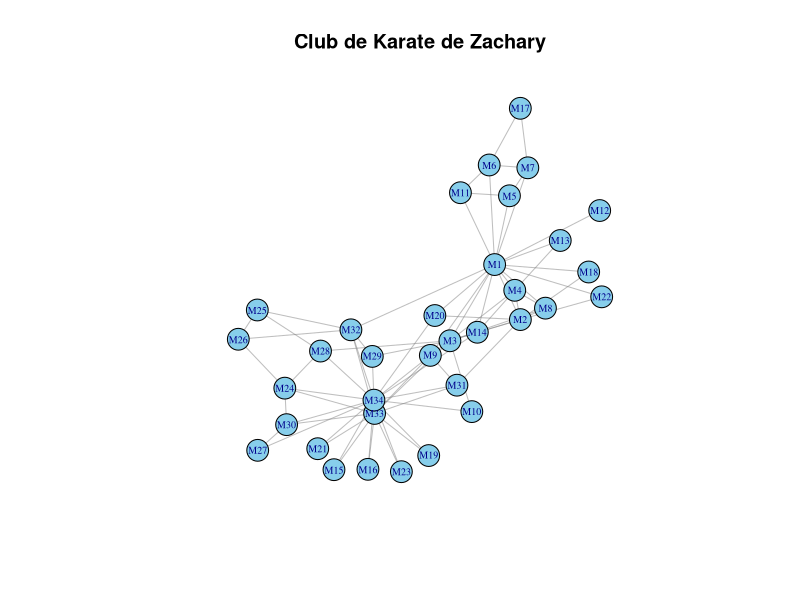
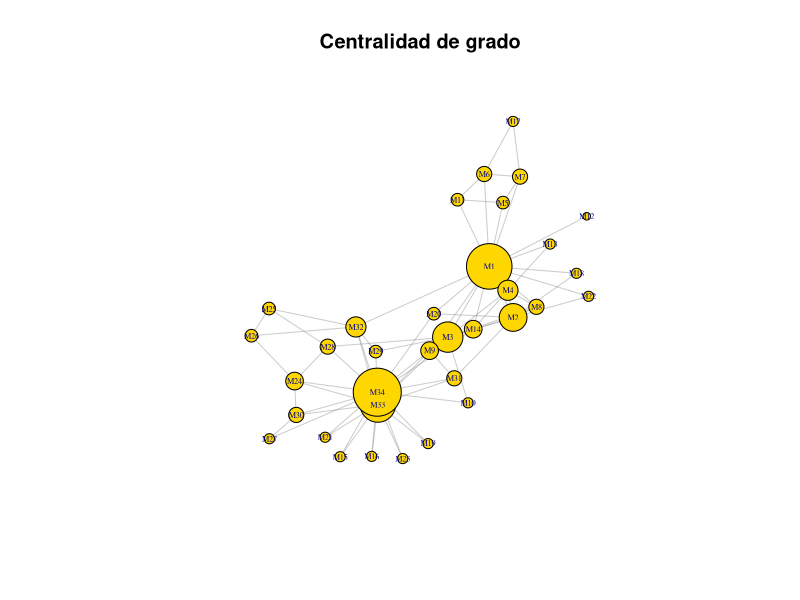
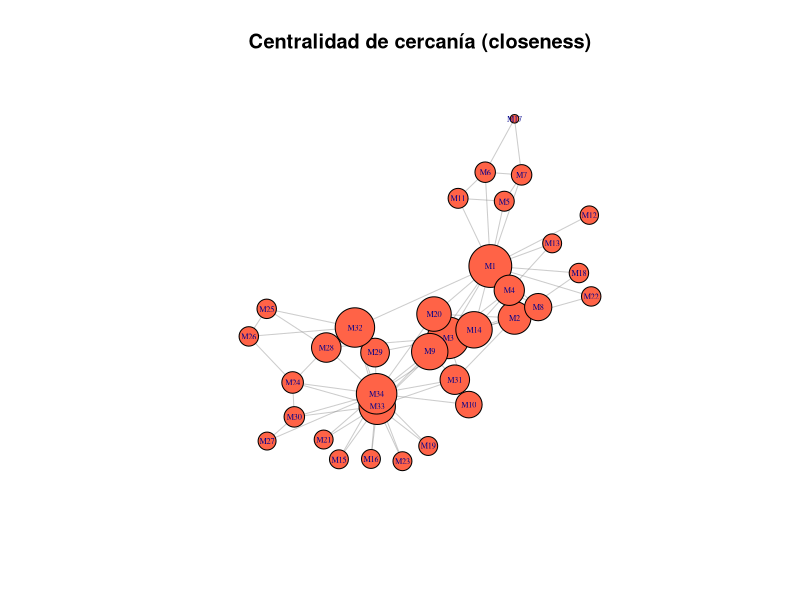
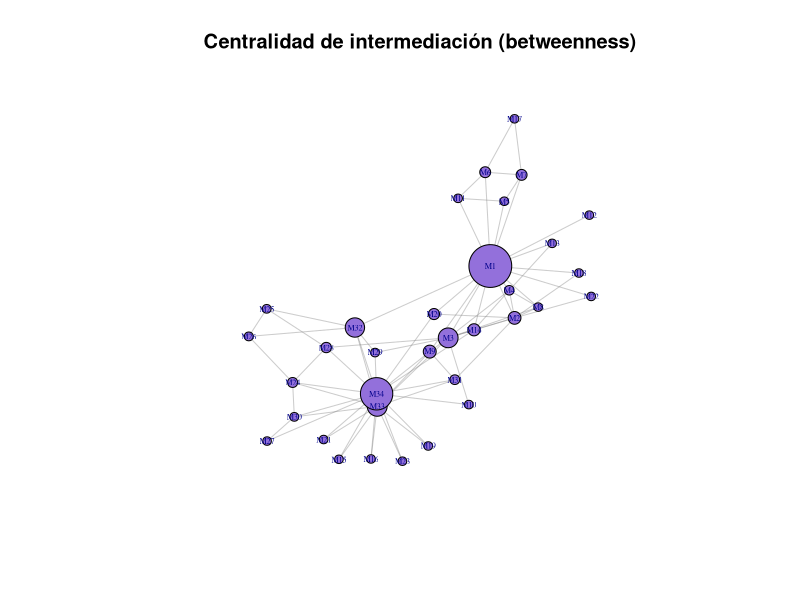
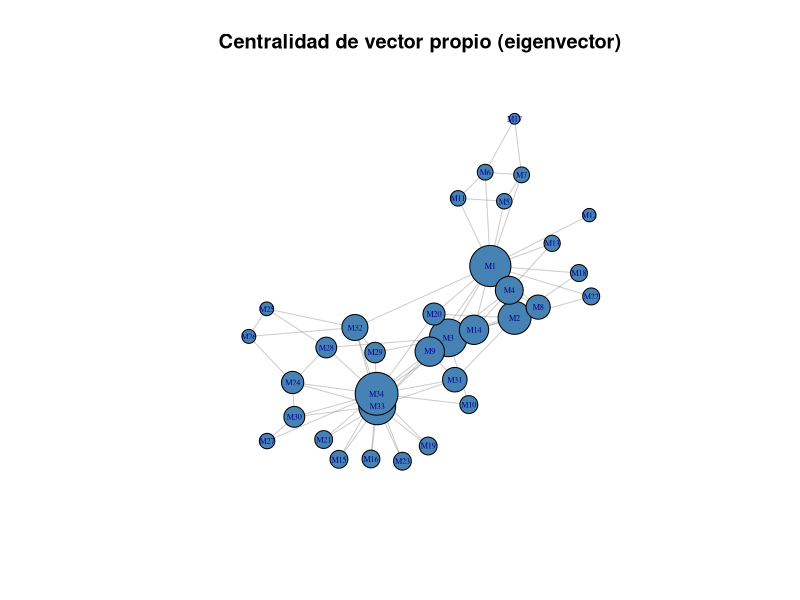
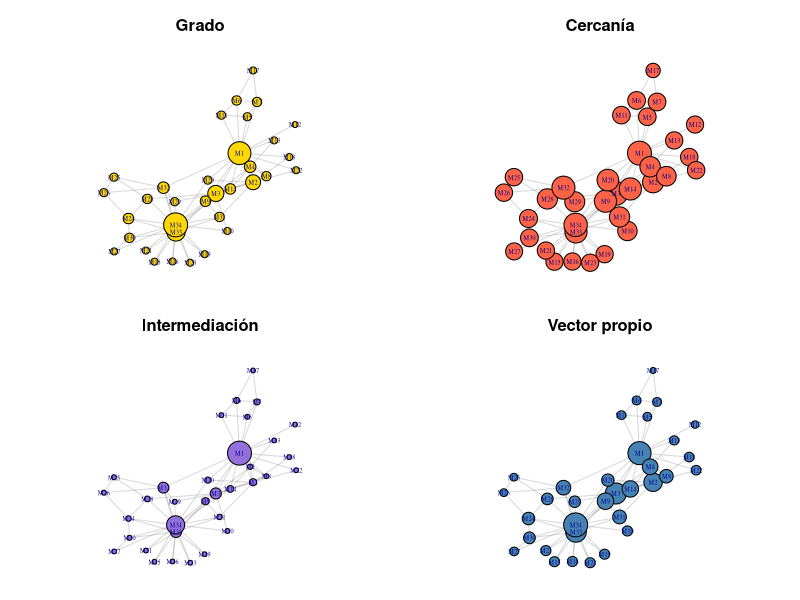
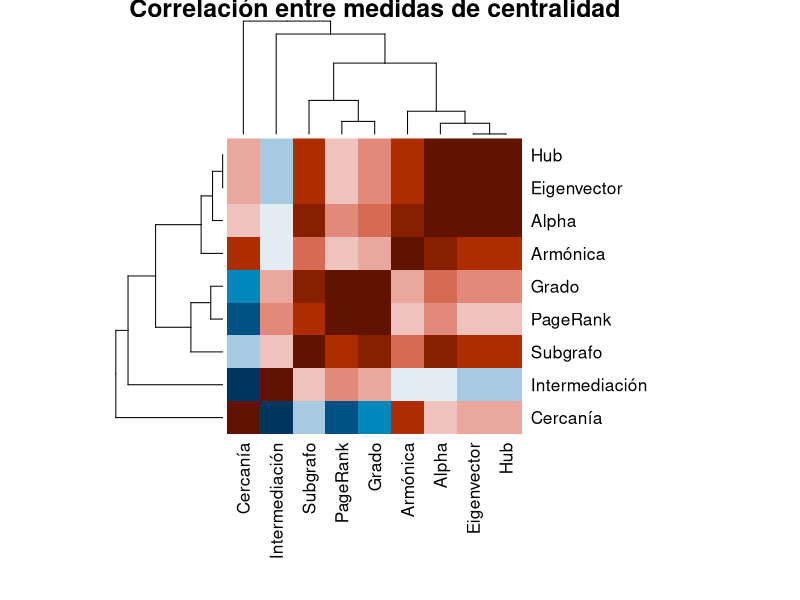
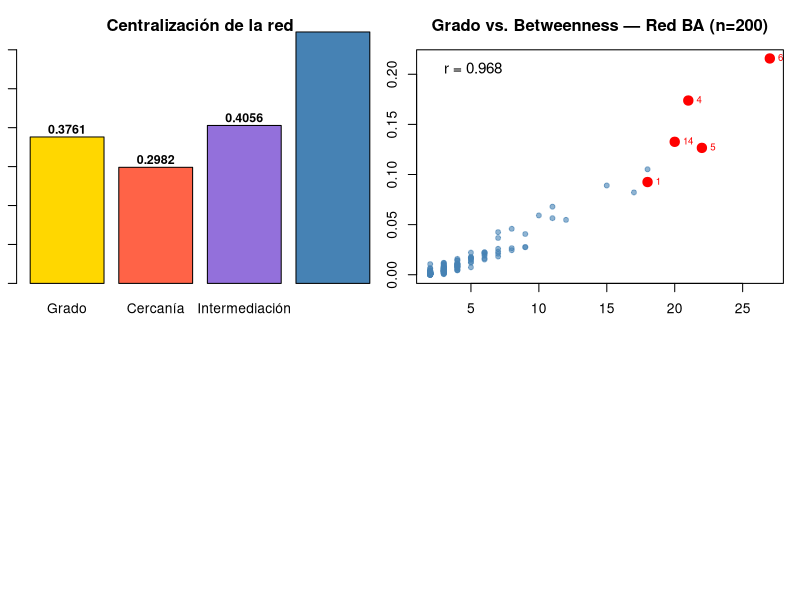

Write R code to recreate these figures, in order.
## ---- chunk 1
#| label: setup-cap6

library(igraph)
## ---- chunk 2
#| label: fig-karate-club
#| fig-cap: "Red del Club de Karate de Zachary (34 nodos, 78 aristas)"
#| fig-alt: "Red de 34 nodos representando miembros de un club de karate con aristas de amistad"

g <- make_graph("Zachary")
V(g)$name <- paste0("M", 1:vcount(g))

# Layout fijo para todas las visualizaciones
set.seed(42)
lay <- layout_with_fr(g)

plot(g, layout = lay,
     vertex.color = "skyblue",
     vertex.size = 12,
     vertex.label.cex = 0.6,
     edge.color = adjustcolor("gray50", 0.5),
     main = "Club de Karate de Zachary")
## ---- chunk 3
#| label: propiedades-karate

cat("Nodos:", vcount(g), "\n")
cat("Aristas:", ecount(g), "\n")
cat("Densidad:", round(edge_density(g), 4), "\n")
cat("¿Conexa?:", is_connected(g), "\n")
## ---- chunk 4
#| label: centralidad-grado

deg <- degree(g)
deg_norm <- degree(g, normalized = TRUE)

# Top 5
top_deg <- sort(deg, decreasing = TRUE)[1:5]
knitr::kable(
  data.frame(Nodo = names(top_deg), Grado = top_deg, 
             Normalizado = round(deg_norm[names(top_deg)], 3)),
  caption = "Top 5 nodos por centralidad de grado",
  row.names = FALSE
)
## ---- chunk 5
#| label: fig-grado-visual
#| fig-cap: "Red con nodos escalados por centralidad de grado"
#| fig-alt: "Red de Zachary donde los nodos más grandes tienen más conexiones"

plot(g, layout = lay,
     vertex.size = deg * 1.5 + 3,
     vertex.color = "gold",
     vertex.label.cex = 0.5,
     edge.color = adjustcolor("gray50", 0.4),
     main = "Centralidad de grado")
## ---- chunk 6
#| label: centralidad-closeness

clo <- closeness(g, normalized = TRUE)

top_clo <- sort(clo, decreasing = TRUE)[1:5]
knitr::kable(
  data.frame(Nodo = names(top_clo), Closeness = round(top_clo, 4)),
  caption = "Top 5 nodos por centralidad de cercanía",
  row.names = FALSE
)
## ---- chunk 7
#| label: fig-closeness-visual
#| fig-cap: "Red con nodos escalados por centralidad de cercanía"
#| fig-alt: "Red de Zachary donde los nodos más grandes están más cerca del resto de la red"

# Escalar para visualización
clo_scaled <- (clo - min(clo)) / (max(clo) - min(clo)) * 20 + 5

plot(g, layout = lay,
     vertex.size = clo_scaled,
     vertex.color = "tomato",
     vertex.label.cex = 0.5,
     edge.color = adjustcolor("gray50", 0.4),
     main = "Centralidad de cercanía (closeness)")
## ---- chunk 8
#| label: centralidad-betweenness

btw <- betweenness(g, normalized = TRUE)

top_btw <- sort(btw, decreasing = TRUE)[1:5]
knitr::kable(
  data.frame(Nodo = names(top_btw), Betweenness = round(top_btw, 4)),
  caption = "Top 5 nodos por centralidad de intermediación",
  row.names = FALSE
)
## ---- chunk 9
#| label: fig-betweenness-visual
#| fig-cap: "Red con nodos escalados por centralidad de intermediación"
#| fig-alt: "Red de Zachary donde los nodos puente entre comunidades son los más grandes"

btw_raw <- betweenness(g)
btw_scaled <- (btw_raw - min(btw_raw)) / (max(btw_raw) - min(btw_raw)) * 20 + 5

plot(g, layout = lay,
     vertex.size = btw_scaled,
     vertex.color = "mediumpurple",
     vertex.label.cex = 0.5,
     edge.color = adjustcolor("gray50", 0.4),
     main = "Centralidad de intermediación (betweenness)")
## ---- chunk 10
#| label: edge-betweenness

ebtw <- edge_betweenness(g)

# Top 5 aristas más "puente"
top_edges <- order(ebtw, decreasing = TRUE)[1:5]

knitr::kable(
  data.frame(
    Arista = paste(ends(g, top_edges)[,1], "—", ends(g, top_edges)[,2]),
    Betweenness = round(ebtw[top_edges], 2)
  ),
  caption = "Top 5 aristas por intermediación",
  row.names = FALSE
)
## ---- chunk 11
#| label: centralidad-eigenvector

eig <- eigen_centrality(g)$vector

top_eig <- sort(eig, decreasing = TRUE)[1:5]
knitr::kable(
  data.frame(Nodo = names(top_eig), Eigenvector = round(top_eig, 4)),
  caption = "Top 5 nodos por centralidad de vector propio",
  row.names = FALSE
)
## ---- chunk 12
#| label: fig-eigenvector-visual
#| fig-cap: "Red con nodos escalados por centralidad de vector propio"
#| fig-alt: "Red de Zachary donde los nodos conectados a otros nodos importantes son los más grandes"

eig_scaled <- eig * 20 + 5

plot(g, layout = lay,
     vertex.size = eig_scaled,
     vertex.color = "steelblue",
     vertex.label.cex = 0.5,
     edge.color = adjustcolor("gray50", 0.4),
     main = "Centralidad de vector propio (eigenvector)")
## ---- chunk 13
#| label: fig-4-centralidades
#| fig-cap: "Comparación visual de las cuatro medidas clásicas de centralidad"
#| fig-alt: "Panel de 4 redes, cada una con nodos escalados por una medida de centralidad diferente"
#| fig-width: 14
#| fig-height: 12

colores <- c("gold", "tomato", "mediumpurple", "steelblue")
titulos <- c("Grado", "Cercanía", "Intermediación", "Vector propio")

# Normalizar todas las medidas a [0, 1] para escalar visualmente
medidas <- list(
  degree(g, normalized = TRUE),
  closeness(g, normalized = TRUE),
  betweenness(g, normalized = TRUE),
  eigen_centrality(g)$vector
)

par(mfrow = c(2, 2), mar = c(1, 1, 3, 1))

for (i in 1:4) {
  m <- medidas[[i]]
  m_scaled <- m / max(m) * 20 + 5
  
  plot(g, layout = lay,
       vertex.size = m_scaled,
       vertex.color = colores[i],
       vertex.label.cex = 0.45,
       edge.color = adjustcolor("gray50", 0.3),
       main = titulos[i])
}
## ---- chunk 14
#| label: pagerank

pr <- page_rank(g, damping = 0.85)$vector

top_pr <- sort(pr, decreasing = TRUE)[1:5]
knitr::kable(
  data.frame(Nodo = names(top_pr), PageRank = round(top_pr, 4)),
  caption = "Top 5 nodos por PageRank",
  row.names = FALSE
)
## ---- chunk 15
#| label: hits-scores

hub <- hub_score(g)$vector
auth <- authority_score(g)$vector

hits_df <- data.frame(
  Nodo = V(g)$name,
  Hub = round(hub, 4),
  Authority = round(auth, 4)
)

# Top 5 por cada score
knitr::kable(
  head(hits_df[order(hits_df$Hub, decreasing = TRUE), ], 5),
  caption = "Top 5 nodos por Hub score",
  row.names = FALSE
)
## ---- chunk 16
#| label: hits-authority-table

knitr::kable(
  head(hits_df[order(hits_df$Authority, decreasing = TRUE), ], 5),
  caption = "Top 5 nodos por Authority score",
  row.names = FALSE
)
## ---- chunk 17
#| label: harmonic-centrality

harm <- harmonic_centrality(g, normalized = TRUE)

top_harm <- sort(harm, decreasing = TRUE)[1:5]
knitr::kable(
  data.frame(Nodo = names(top_harm), Harmonic = round(top_harm, 4)),
  caption = "Top 5 nodos por centralidad armónica",
  row.names = FALSE
)
## ---- chunk 18
#| label: subgraph-centrality

sc <- subgraph_centrality(g)

# Asignar nombres
names(sc) <- V(g)$name

top_sc <- sort(sc, decreasing = TRUE)[1:5]
knitr::kable(
  data.frame(Nodo = names(top_sc), Subgraph = round(top_sc, 2)),
  caption = "Top 5 nodos por centralidad de subgrafo",
  row.names = FALSE
)
## ---- chunk 19
#| label: alpha-centrality

# alpha debe ser menor que 1/valor_propio_max para convergencia
lambda_max <- max(Re(eigen(as_adjacency_matrix(g, sparse = FALSE))$values))
alpha_seguro <- 1 / (lambda_max + 1)

ac <- alpha_centrality(g, alpha = alpha_seguro, exo = 1)
names(ac) <- V(g)$name

top_ac <- sort(ac, decreasing = TRUE)[1:5]
knitr::kable(
  data.frame(Nodo = names(top_ac), Alpha = round(top_ac, 4)),
  caption = "Top 5 nodos por alpha centrality",
  row.names = FALSE
)
## ---- chunk 20
#| label: bonacich-power

# El exponente beta debe ser menor que 1/valor_propio_max en valor absoluto
# para que la matriz (I - beta*A) sea invertible
lambda_max_bp <- max(Re(eigen(as_adjacency_matrix(g, sparse = FALSE))$values))
beta_max <- 1 / lambda_max_bp

cat("Valor propio máximo:", round(lambda_max_bp, 3), "\n")
cat("Rango seguro de β: (", round(-beta_max, 4), ",", round(beta_max, 4), ")\n\n")

# Exponente positivo (dentro del rango seguro)
beta_pos <- beta_max * 0.5
pc_pos <- power_centrality(g, exponent = beta_pos)
names(pc_pos) <- V(g)$name

# Exponente negativo (dentro del rango seguro)
beta_neg <- -beta_max * 0.5
pc_neg <- power_centrality(g, exponent = beta_neg)
names(pc_neg) <- V(g)$name

knitr::kable(
  data.frame(
    Nodo = V(g)$name[order(pc_pos, decreasing = TRUE)[1:5]],
    "Bonacich_pos" = round(sort(pc_pos, decreasing = TRUE)[1:5], 4),
    Nodo_neg = V(g)$name[order(pc_neg, decreasing = TRUE)[1:5]],
    "Bonacich_neg" = round(sort(pc_neg, decreasing = TRUE)[1:5], 4)
  ),
  caption = paste0("Top 5 nodos: Bonacich con β = ", round(beta_pos, 3), 
                   " vs. β = ", round(beta_neg, 3)),
  row.names = FALSE,
  col.names = c("Nodo (β > 0)", "Power (β > 0)", "Nodo (β < 0)", "Power (β < 0)")
)
## ---- chunk 21
#| label: strength-centrality

# Crear una copia con pesos aleatorios para demostración
set.seed(42)
g_w <- g
E(g_w)$weight <- sample(1:10, ecount(g_w), replace = TRUE)

str_val <- strength(g_w)

top_str <- sort(str_val, decreasing = TRUE)[1:5]
knitr::kable(
  data.frame(
    Nodo = names(top_str), 
    Grado = degree(g_w)[names(top_str)],
    Fuerza = top_str
  ),
  caption = "Top 5 nodos por fuerza (strength) — red con pesos aleatorios",
  row.names = FALSE
)
## ---- chunk 22
#| label: tabla-completa-centralidades

# Recalcular alpha con parámetro seguro
lambda_max <- max(Re(eigen(as_adjacency_matrix(g, sparse = FALSE))$values))
alpha_seguro <- 1 / (lambda_max + 1)

centralidades <- data.frame(
  Nodo = V(g)$name,
  Grado = degree(g, normalized = TRUE),
  Cercanía = closeness(g, normalized = TRUE),
  Intermediación = betweenness(g, normalized = TRUE),
  Eigenvector = eigen_centrality(g)$vector,
  PageRank = page_rank(g)$vector,
  Armónica = harmonic_centrality(g, normalized = TRUE),
  Subgrafo = subgraph_centrality(g),
  Hub = hub_score(g)$vector,
  Alpha = alpha_centrality(g, alpha = alpha_seguro, exo = 1)
)

# Mostrar top 10 por grado
top10 <- order(centralidades$Grado, decreasing = TRUE)[1:10]

tabla_top10 <- centralidades[top10, ]
tabla_top10[, -1] <- round(tabla_top10[, -1], 4)

knitr::kable(
  tabla_top10,
  caption = "Medidas de centralidad para los 10 nodos con mayor grado",
  row.names = FALSE
)
## ---- chunk 23
#| label: fig-correlacion-centralidades
#| fig-cap: "Matriz de correlación entre medidas de centralidad"
#| fig-alt: "Heatmap de correlación donde los valores más altos son azules y los más bajos son rojos"
#| fig-width: 9
#| fig-height: 8

# Matriz de correlación (solo columnas numéricas)
cor_mat <- cor(centralidades[, -1], use = "complete.obs")

# Visualizar como heatmap
heatmap(cor_mat,
        col = hcl.colors(20, palette = "RdBu", rev = TRUE),
        scale = "none",
        margins = c(10, 10),
        main = "Correlación entre medidas de centralidad")
## ---- chunk 24
#| label: tabla-correlacion

knitr::kable(
  round(cor_mat, 3),
  caption = "Matriz de correlación entre medidas de centralidad"
)
## ---- chunk 25
#| label: centralizacion

centraliz <- data.frame(
  Medida = c("Grado", "Cercanía", "Intermediación", "Eigenvector"),
  Centralización = round(c(
    centr_degree(g)$centralization,
    centr_clo(g, mode = "all")$centralization,
    centr_betw(g)$centralization,
    centr_eigen(g, directed = FALSE)$centralization
  ), 4)
)

knitr::kable(centraliz,
             caption = "Centralización de la red de Zachary por cada medida")
## ---- chunk 26
#| label: fig-centralizacion-barplot
#| fig-cap: "Centralización de la red de Zachary por tipo de medida"
#| fig-alt: "Gráfico de barras mostrando que la intermediación tiene la mayor centralización"

barplot(centraliz$Centralización,
        names.arg = centraliz$Medida,
        col = c("gold", "tomato", "mediumpurple", "steelblue"),
        main = "Centralización de la red",
        ylab = "Índice de centralización",
        ylim = c(0, 0.6),
        las = 1)
text(x = c(0.7, 1.9, 3.1, 4.3),
     y = centraliz$Centralización + 0.02,
     labels = centraliz$Centralización,
     cex = 0.9, font = 2)
## ---- chunk 27
#| label: centralizacion-referencia

redes_ref <- list(
  "Zachary"  = g,
  "Estrella" = make_star(34, mode = "undirected"),
  "Anillo"   = make_ring(34),
  "Completa" = make_full_graph(34),
  "BA"       = sample_pa(34, directed = FALSE)
)

centr_ref <- data.frame(
  Red = names(redes_ref),
  C_grado = round(sapply(redes_ref, function(x) centr_degree(x)$centralization), 4),
  C_betw = round(sapply(redes_ref, function(x) centr_betw(x)$centralization), 4),
  C_eigen = round(sapply(redes_ref, function(x) 
    centr_eigen(x, directed = FALSE)$centralization), 4)
)

knitr::kable(centr_ref,
             caption = "Centralización comparada: Zachary vs. redes de referencia",
             col.names = c("Red", "C. grado", "C. betweenness", "C. eigenvector"))
## ---- chunk 28
#| label: ej-res-cap6-1a

rankings <- data.frame(
  Nodo = V(g)$name,
  Rank_grado = rank(-degree(g)),
  Rank_closeness = rank(-closeness(g)),
  Rank_betweenness = rank(-betweenness(g)),
  Rank_eigen = rank(-eigen_centrality(g)$vector)
)

# Nodos en top 3 en TODAS las medidas
rankings$Mejor_rank <- pmax(rankings$Rank_grado, rankings$Rank_closeness,
                            rankings$Rank_betweenness, rankings$Rank_eigen)

top_global <- rankings[rankings$Mejor_rank <= 3, ]

knitr::kable(top_global,
             caption = "Nodos en el top 3 de todas las medidas simultáneamente",
             row.names = FALSE)
## ---- chunk 29
#| label: fig-ej-res-cap6-2
#| fig-cap: "Grado vs. betweenness en una red BA de 200 nodos"
#| fig-alt: "Gráfico de dispersión mostrando correlación positiva pero imperfecta entre grado e intermediación"

set.seed(42)
g_ba <- sample_pa(200, m = 2, directed = FALSE)

deg_ba <- degree(g_ba)
btw_ba <- betweenness(g_ba, normalized = TRUE)

plot(deg_ba, btw_ba,
     pch = 19, cex = 0.8,
     col = adjustcolor("steelblue", 0.6),
     xlab = "Grado", ylab = "Betweenness (normalizado)",
     main = "Grado vs. Betweenness — Red BA (n=200)")

# Resaltar hubs
top5 <- order(deg_ba, decreasing = TRUE)[1:5]
points(deg_ba[top5], btw_ba[top5], pch = 19, cex = 1.5, col = "red")
text(deg_ba[top5], btw_ba[top5], labels = top5, pos = 4, cex = 0.7, col = "red")

# Correlación
legend("topleft",
       legend = paste("r =", round(cor(deg_ba, btw_ba), 3)),
       bty = "n", cex = 1.1)
